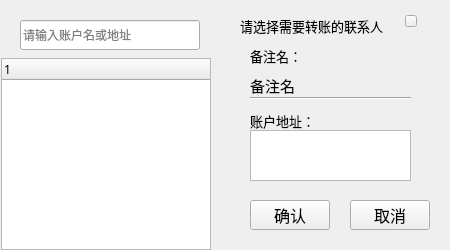
<?xml version="1.0" encoding="UTF-8"?>
<ui version="4.0">
 <class>ContactChooseWidget</class>
 <widget class="QWidget" name="ContactChooseWidget">
  <property name="geometry">
   <rect>
    <x>0</x>
    <y>0</y>
    <width>450</width>
    <height>250</height>
   </rect>
  </property>
  <property name="font">
   <font>
    <family>微软雅黑</family>
   </font>
  </property>
  <property name="windowTitle">
   <string>Form</string>
  </property>
  <widget class="QLineEdit" name="lineEdit">
   <property name="geometry">
    <rect>
     <x>20</x>
     <y>20</y>
     <width>180</width>
     <height>30</height>
    </rect>
   </property>
   <property name="placeholderText">
    <string>请输入账户名或地址</string>
   </property>
  </widget>
  <widget class="QToolButton" name="toolButton_close">
   <property name="geometry">
    <rect>
     <x>405</x>
     <y>15</y>
     <width>12</width>
     <height>12</height>
    </rect>
   </property>
   <property name="cursor">
    <cursorShape>PointingHandCursor</cursorShape>
   </property>
   <property name="text">
    <string/>
   </property>
  </widget>
  <widget class="QLabel" name="label">
   <property name="geometry">
    <rect>
     <x>240</x>
     <y>10</y>
     <width>151</width>
     <height>31</height>
    </rect>
   </property>
   <property name="font">
    <font>
     <family>微软雅黑</family>
     <pointsize>10</pointsize>
    </font>
   </property>
   <property name="text">
    <string>请选择需要转账的联系人</string>
   </property>
  </widget>
  <widget class="QLabel" name="name">
   <property name="geometry">
    <rect>
     <x>250</x>
     <y>70</y>
     <width>150</width>
     <height>31</height>
    </rect>
   </property>
   <property name="font">
    <font>
     <pointsize>11</pointsize>
    </font>
   </property>
   <property name="text">
    <string>备注名</string>
   </property>
  </widget>
  <widget class="QToolButton" name="toolButton_confirm">
   <property name="geometry">
    <rect>
     <x>250</x>
     <y>200</y>
     <width>80</width>
     <height>30</height>
    </rect>
   </property>
   <property name="font">
    <font>
     <family>微软雅黑</family>
     <pointsize>12</pointsize>
    </font>
   </property>
   <property name="cursor">
    <cursorShape>PointingHandCursor</cursorShape>
   </property>
   <property name="text">
    <string>确认</string>
   </property>
  </widget>
  <widget class="QToolButton" name="toolButton_cancel">
   <property name="geometry">
    <rect>
     <x>350</x>
     <y>200</y>
     <width>80</width>
     <height>30</height>
    </rect>
   </property>
   <property name="font">
    <font>
     <family>微软雅黑</family>
     <pointsize>12</pointsize>
    </font>
   </property>
   <property name="cursor">
    <cursorShape>PointingHandCursor</cursorShape>
   </property>
   <property name="text">
    <string>取消</string>
   </property>
  </widget>
  <widget class="QTreeWidget" name="treeWidget">
   <property name="geometry">
    <rect>
     <x>1</x>
     <y>58</y>
     <width>210</width>
     <height>192</height>
    </rect>
   </property>
   <column>
    <property name="text">
     <string notr="true">1</string>
    </property>
   </column>
  </widget>
  <widget class="QLabel" name="name_2">
   <property name="geometry">
    <rect>
     <x>250</x>
     <y>40</y>
     <width>81</width>
     <height>31</height>
    </rect>
   </property>
   <property name="font">
    <font>
     <pointsize>10</pointsize>
    </font>
   </property>
   <property name="text">
    <string>备注名：</string>
   </property>
  </widget>
  <widget class="Line" name="line">
   <property name="geometry">
    <rect>
     <x>250</x>
     <y>90</y>
     <width>161</width>
     <height>16</height>
    </rect>
   </property>
   <property name="orientation">
    <enum>Qt::Horizontal</enum>
   </property>
  </widget>
  <widget class="QLabel" name="name_3">
   <property name="geometry">
    <rect>
     <x>250</x>
     <y>110</y>
     <width>81</width>
     <height>21</height>
    </rect>
   </property>
   <property name="font">
    <font>
     <pointsize>10</pointsize>
    </font>
   </property>
   <property name="text">
    <string>账户地址：</string>
   </property>
  </widget>
  <widget class="QTextBrowser" name="address">
   <property name="geometry">
    <rect>
     <x>250</x>
     <y>130</y>
     <width>161</width>
     <height>51</height>
    </rect>
   </property>
   <property name="html">
    <string>&lt;!DOCTYPE HTML PUBLIC &quot;-//W3C//DTD HTML 4.0//EN&quot; &quot;http://www.w3.org/TR/REC-html40/strict.dtd&quot;&gt;
&lt;html&gt;&lt;head&gt;&lt;meta name=&quot;qrichtext&quot; content=&quot;1&quot; /&gt;&lt;style type=&quot;text/css&quot;&gt;
p, li { white-space: pre-wrap; }
&lt;/style&gt;&lt;/head&gt;&lt;body style=&quot; font-family:'微软雅黑'; font-size:12px; font-weight:400; font-style:normal;&quot;&gt;
&lt;p style=&quot;-qt-paragraph-type:empty; margin-top:0px; margin-bottom:0px; margin-left:0px; margin-right:0px; -qt-block-indent:0; text-indent:0px;&quot;&gt;&lt;br /&gt;&lt;/p&gt;&lt;/body&gt;&lt;/html&gt;</string>
   </property>
  </widget>
 </widget>
 <resources/>
 <connections/>
</ui>
